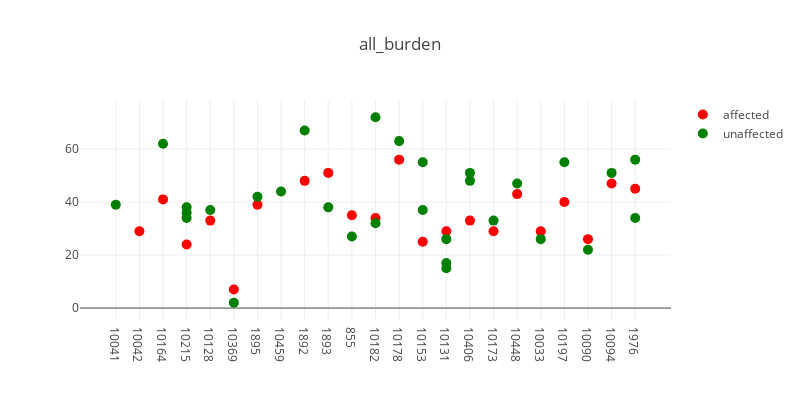
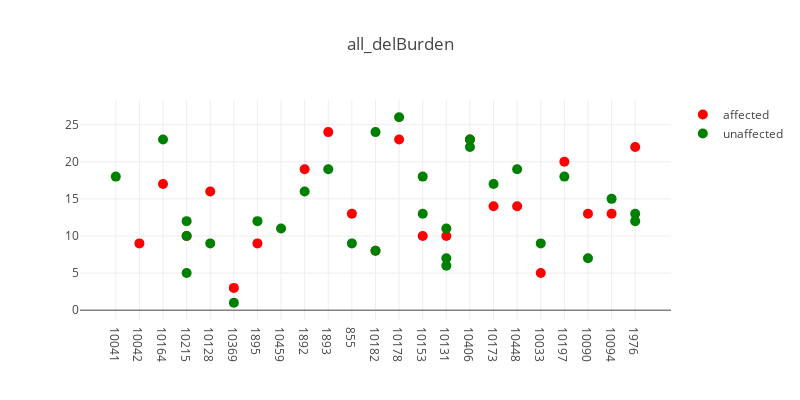
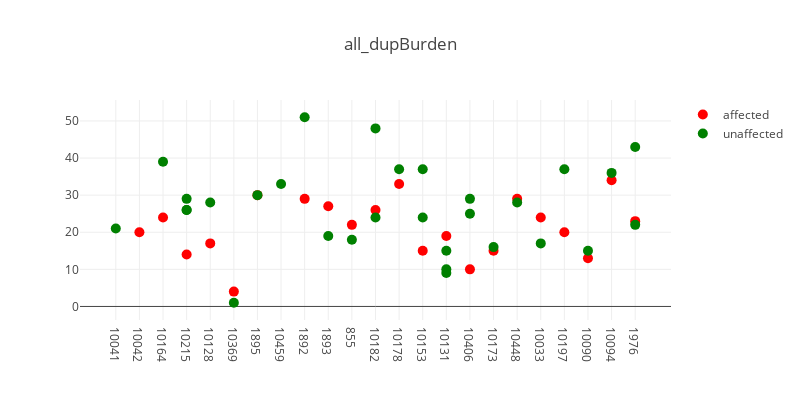
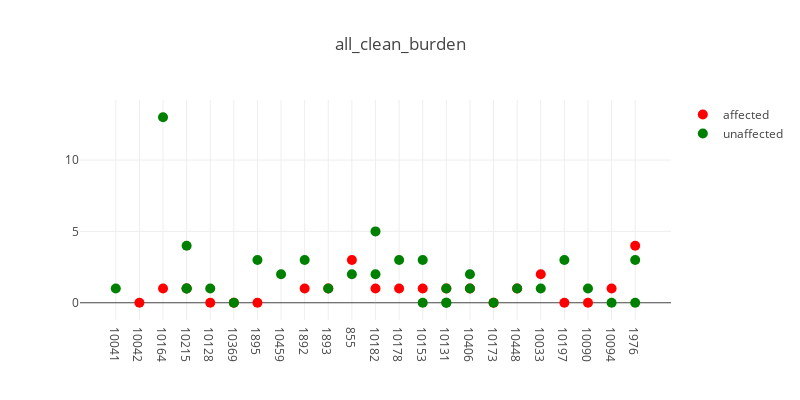

Source (notebook cell) for these figures, in order:
### Code cell
import glob

data_dir = '/home/sudregp/data/cnv/conifer/'
files = glob.glob(data_dir + '/all*cnv.indiv')
for f in files:
    t_str = '.'.join(f.split('/')[-1].split('.')[:-2])
    plot_plink_cnvs(f, t_str, verbose=True)

### Figure 1 — Plotly figure (JSON) as saved in the notebook; plotly's stock layout.template omitted (floating-point values rounded to 4 significant figures)
{"data": [{"hoverinfo": "text+y", "marker": {"color": "red", "size": 10}, "mode": "markers", "name": "affected", "showlegend": true, "text": ["CLIA_400126", "CLIA_400122", "CLIA_400125", "CLIA_400153", "CCGO_800980", "CLIA_400132", "CLIA_400134", "CLIA_400163", "CLIA_400216", "CLIA_400121", "CLIA_400131", "CLIA_400128", "CLIA_400140", "CLIA_400178", "CLIA_400149", "CLIA_400205", "CLIA_400127", "CLIA_400129", "CLIA_400123", "CLIA_400130", "CLIA_400204"], "type": "scatter", "x": [1, 2, 3, 4, 5, 6, 8, 9, 10, 11, 12, 13, 14, 15, 16, 17, 18, 19, 20, 21, 22], "y": [29, 41, 24, 33, 7, 39, 48, 51, 35, 34, 56, 25, 29, 33, 29, 43, 29, 40, 26, 47, 45]}, {"hoverinfo": "text+y", "hovertext": ["CLIA_400155", "CLIA_400135", "CLIA_400191", "CLIA_400189", "CLIA_400193", "CLIA_400152", "CCGO_800979", "CLIA_400158", "CLIA_400209", "CLIA_400175", "CLIA_400162", "CLIA_400133", "CLIA_400170", "CLIA_400172", "CLIA_400159", "CLIA_400210", "CLIA_400212", "CLIA_400138", "CLIA_400139", "CLIA_400142", "CLIA_400179", "CLIA_400180", "CLIA_400148", "CLIA_400200", "CLIA_400166", "CLIA_400181", "CLIA_400195", "CLIA_400144", "CLIA_400203", "CLIA_400201"], "marker": {"color": "green", "size": 10}, "mode": "markers", "name": "unaffected", "showlegend": true, "type": "scatter", "x": [0, 2, 3, 3, 3, 4, 5, 6, 7, 8, 9, 10, 11, 11, 12, 13, 13, 14, 14, 14, 15, 15, 16, 17, 18, 19, 20, 21, 22, 22], "y": [39, 62, 34, 36, 38, 37, 2, 42, 44, 67, 38, 27, 32, 72, 63, 37, 55, 26, 15, 17, 48, 51, 33, 47, 26, 55, 22, 51, 56, 34]}], "layout": {"height": 400, "hovermode": "closest", "title": "all_burden", "width": 800, "xaxis1": {"ticktext": ["10041", "10042", "10164", "10215", "10128", "10369", "1895", "10459", "1892", "1893", "855", "10182", "10178", "10153", "10131", "10406", "10173", "10448", "10033", "10197", "10090", "10094", "1976"], "tickvals": [0, 1, 2, 3, 4, 5, 6, 7, 8, 9, 10, 11, 12, 13, 14, 15, 16, 17, 18, 19, 20, 21, 22], "zeroline": false}}}

### Figure 2 — Plotly figure (JSON) as saved in the notebook; plotly's stock layout.template omitted (floating-point values rounded to 4 significant figures)
{"data": [{"hoverinfo": "text+y", "marker": {"color": "red", "size": 10}, "mode": "markers", "name": "affected", "showlegend": true, "text": ["CLIA_400126", "CLIA_400122", "CLIA_400125", "CLIA_400153", "CCGO_800980", "CLIA_400132", "CLIA_400134", "CLIA_400163", "CLIA_400216", "CLIA_400121", "CLIA_400131", "CLIA_400128", "CLIA_400140", "CLIA_400178", "CLIA_400149", "CLIA_400205", "CLIA_400127", "CLIA_400129", "CLIA_400123", "CLIA_400130", "CLIA_400204"], "type": "scatter", "x": [1, 2, 3, 4, 5, 6, 8, 9, 10, 11, 12, 13, 14, 15, 16, 17, 18, 19, 20, 21, 22], "y": [9, 17, 10, 16, 3, 9, 19, 24, 13, 8, 23, 10, 10, 23, 14, 14, 5, 20, 13, 13, 22]}, {"hoverinfo": "text+y", "hovertext": ["CLIA_400155", "CLIA_400135", "CLIA_400191", "CLIA_400189", "CLIA_400193", "CLIA_400152", "CCGO_800979", "CLIA_400158", "CLIA_400209", "CLIA_400175", "CLIA_400162", "CLIA_400133", "CLIA_400170", "CLIA_400172", "CLIA_400159", "CLIA_400210", "CLIA_400212", "CLIA_400138", "CLIA_400139", "CLIA_400142", "CLIA_400179", "CLIA_400180", "CLIA_400148", "CLIA_400200", "CLIA_400166", "CLIA_400181", "CLIA_400195", "CLIA_400144", "CLIA_400203", "CLIA_400201"], "marker": {"color": "green", "size": 10}, "mode": "markers", "name": "unaffected", "showlegend": true, "type": "scatter", "x": [0, 2, 3, 3, 3, 4, 5, 6, 7, 8, 9, 10, 11, 11, 12, 13, 13, 14, 14, 14, 15, 15, 16, 17, 18, 19, 20, 21, 22, 22], "y": [18, 23, 5, 10, 12, 9, 1, 12, 11, 16, 19, 9, 8, 24, 26, 13, 18, 11, 6, 7, 23, 22, 17, 19, 9, 18, 7, 15, 13, 12]}], "layout": {"height": 400, "hovermode": "closest", "title": "all_delBurden", "width": 800, "xaxis1": {"ticktext": ["10041", "10042", "10164", "10215", "10128", "10369", "1895", "10459", "1892", "1893", "855", "10182", "10178", "10153", "10131", "10406", "10173", "10448", "10033", "10197", "10090", "10094", "1976"], "tickvals": [0, 1, 2, 3, 4, 5, 6, 7, 8, 9, 10, 11, 12, 13, 14, 15, 16, 17, 18, 19, 20, 21, 22], "zeroline": false}}}

### Figure 3 — Plotly figure (JSON) as saved in the notebook; plotly's stock layout.template omitted (floating-point values rounded to 4 significant figures)
{"data": [{"hoverinfo": "text+y", "marker": {"color": "red", "size": 10}, "mode": "markers", "name": "affected", "showlegend": true, "text": ["CLIA_400126", "CLIA_400122", "CLIA_400125", "CLIA_400153", "CCGO_800980", "CLIA_400132", "CLIA_400134", "CLIA_400163", "CLIA_400216", "CLIA_400121", "CLIA_400131", "CLIA_400128", "CLIA_400140", "CLIA_400178", "CLIA_400149", "CLIA_400205", "CLIA_400127", "CLIA_400129", "CLIA_400123", "CLIA_400130", "CLIA_400204"], "type": "scatter", "x": [1, 2, 3, 4, 5, 6, 8, 9, 10, 11, 12, 13, 14, 15, 16, 17, 18, 19, 20, 21, 22], "y": [20, 24, 14, 17, 4, 30, 29, 27, 22, 26, 33, 15, 19, 10, 15, 29, 24, 20, 13, 34, 23]}, {"hoverinfo": "text+y", "hovertext": ["CLIA_400155", "CLIA_400135", "CLIA_400191", "CLIA_400189", "CLIA_400193", "CLIA_400152", "CCGO_800979", "CLIA_400158", "CLIA_400209", "CLIA_400175", "CLIA_400162", "CLIA_400133", "CLIA_400170", "CLIA_400172", "CLIA_400159", "CLIA_400210", "CLIA_400212", "CLIA_400138", "CLIA_400139", "CLIA_400142", "CLIA_400179", "CLIA_400180", "CLIA_400148", "CLIA_400200", "CLIA_400166", "CLIA_400181", "CLIA_400195", "CLIA_400144", "CLIA_400203", "CLIA_400201"], "marker": {"color": "green", "size": 10}, "mode": "markers", "name": "unaffected", "showlegend": true, "type": "scatter", "x": [0, 2, 3, 3, 3, 4, 5, 6, 7, 8, 9, 10, 11, 11, 12, 13, 13, 14, 14, 14, 15, 15, 16, 17, 18, 19, 20, 21, 22, 22], "y": [21, 39, 29, 26, 26, 28, 1, 30, 33, 51, 19, 18, 24, 48, 37, 24, 37, 15, 9, 10, 25, 29, 16, 28, 17, 37, 15, 36, 43, 22]}], "layout": {"height": 400, "hovermode": "closest", "title": "all_dupBurden", "width": 800, "xaxis1": {"ticktext": ["10041", "10042", "10164", "10215", "10128", "10369", "1895", "10459", "1892", "1893", "855", "10182", "10178", "10153", "10131", "10406", "10173", "10448", "10033", "10197", "10090", "10094", "1976"], "tickvals": [0, 1, 2, 3, 4, 5, 6, 7, 8, 9, 10, 11, 12, 13, 14, 15, 16, 17, 18, 19, 20, 21, 22], "zeroline": false}}}

### Figure 4 — Plotly figure (JSON) as saved in the notebook; plotly's stock layout.template omitted (floating-point values rounded to 4 significant figures)
{"data": [{"hoverinfo": "text+y", "marker": {"color": "red", "size": 10}, "mode": "markers", "name": "affected", "showlegend": true, "text": ["CLIA_400126", "CLIA_400122", "CLIA_400125", "CLIA_400153", "CCGO_800980", "CLIA_400132", "CLIA_400134", "CLIA_400163", "CLIA_400216", "CLIA_400121", "CLIA_400131", "CLIA_400128", "CLIA_400140", "CLIA_400178", "CLIA_400149", "CLIA_400205", "CLIA_400127", "CLIA_400129", "CLIA_400123", "CLIA_400130", "CLIA_400204"], "type": "scatter", "x": [1, 2, 3, 4, 5, 6, 8, 9, 10, 11, 12, 13, 14, 15, 16, 17, 18, 19, 20, 21, 22], "y": [0, 1, 1, 0, 0, 0, 1, 1, 3, 1, 1, 1, 1, 1, 0, 1, 2, 0, 0, 1, 4]}, {"hoverinfo": "text+y", "hovertext": ["CLIA_400155", "CLIA_400135", "CLIA_400191", "CLIA_400189", "CLIA_400193", "CLIA_400152", "CCGO_800979", "CLIA_400158", "CLIA_400209", "CLIA_400175", "CLIA_400162", "CLIA_400133", "CLIA_400170", "CLIA_400172", "CLIA_400159", "CLIA_400210", "CLIA_400212", "CLIA_400138", "CLIA_400139", "CLIA_400142", "CLIA_400179", "CLIA_400180", "CLIA_400148", "CLIA_400200", "CLIA_400166", "CLIA_400181", "CLIA_400195", "CLIA_400144", "CLIA_400203", "CLIA_400201"], "marker": {"color": "green", "size": 10}, "mode": "markers", "name": "unaffected", "showlegend": true, "type": "scatter", "x": [0, 2, 3, 3, 3, 4, 5, 6, 7, 8, 9, 10, 11, 11, 12, 13, 13, 14, 14, 14, 15, 15, 16, 17, 18, 19, 20, 21, 22, 22], "y": [1, 13, 1, 4, 1, 1, 0, 3, 2, 3, 1, 2, 2, 5, 3, 0, 3, 1, 0, 0, 2, 1, 0, 1, 1, 3, 1, 0, 0, 3]}], "layout": {"height": 400, "hovermode": "closest", "title": "all_clean_burden", "width": 800, "xaxis1": {"ticktext": ["10041", "10042", "10164", "10215", "10128", "10369", "1895", "10459", "1892", "1893", "855", "10182", "10178", "10153", "10131", "10406", "10173", "10448", "10033", "10197", "10090", "10094", "1976"], "tickvals": [0, 1, 2, 3, 4, 5, 6, 7, 8, 9, 10, 11, 12, 13, 14, 15, 16, 17, 18, 19, 20, 21, 22], "zeroline": false}}}
